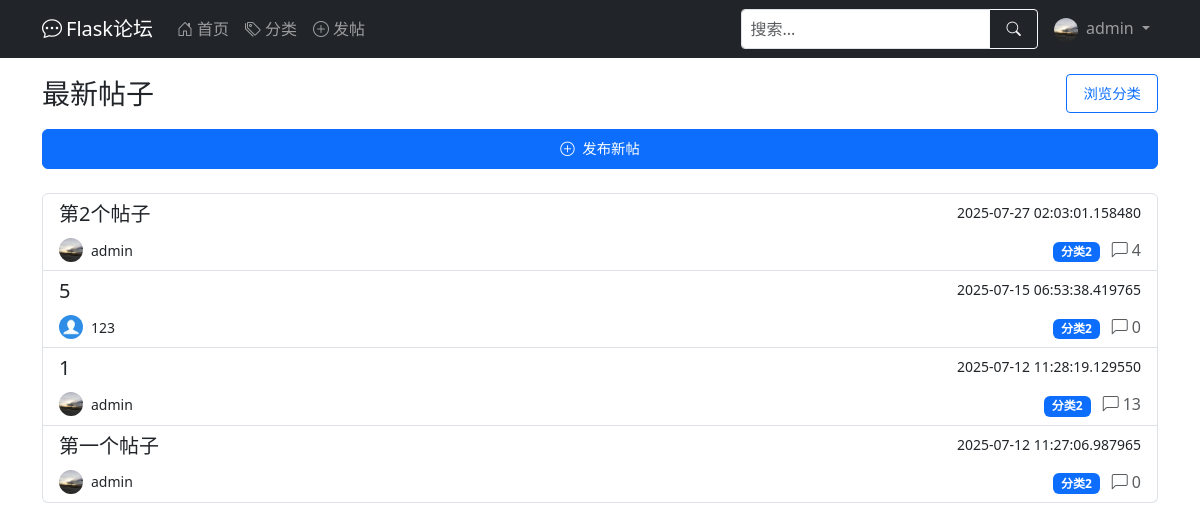
Screenshot of / (signed in) with the database file from the repository.
### app/models.py (models this page shows, shortened)
class User(UserMixin, db.Model):
    __tablename__ = 'user'
    id = db.Column(db.Integer, primary_key=True)
    username = db.Column(db.String(64), index=True, unique=True, nullable=False)
    email = db.Column(db.String(120), index=True, unique=True, nullable=False)
    password_hash = db.Column(db.String(128), nullable=False)
    created_at = db.Column(db.DateTime, default=datetime.utcnow)
    last_seen = db.Column(db.DateTime, default=datetime.utcnow)
    about_me = db.Column(db.Text)
    avatar = db.Column(db.String(120), default='default.jpg')  # 头像
    permissions = db.Column(db.Integer, default=Permissions.USER)
    posts = db.relationship('Post', backref='author', lazy='dynamic')  # 在Post处能查到作者，用法：Post.author
    def avatar_url(self):
        return url_for('static', filename=f'profile_pics/{self.avatar}', _external=True)

class Post(db.Model):
    __tablename__ = 'post'
    id = db.Column(db.Integer, primary_key=True)
    title = db.Column(db.String(100), nullable=False)
    content = db.Column(db.Text, nullable=False)
    created_at = db.Column(db.DateTime, default=datetime.utcnow)
    last_updated = db.Column(db.DateTime, default=datetime.utcnow, onupdate=datetime.utcnow)
    views = db.Column(db.Integer, default=0)  # 浏览量
    user_id = db.Column(db.Integer, db.ForeignKey('user.id'), nullable=False)  # 对应user.id
    category_id = db.Column(db.Integer, db.ForeignKey('category.id'))  # 对应category.id
    comments = db.relationship('Comment', backref='post', lazy='select')  # post.comment查到所有评论
    _comment_count = db.Column('comment_count', db.Integer, default=0)
    @property
    def comment_count(self):
        return self._comment_count
    @comment_count.setter
    def comment_count(self, value):
        self._comment_count = value

class Category(db.Model):
    __tablename__ = 'category'
    id = db.Column(db.Integer, primary_key=True)
    name = db.Column(db.String(50), unique=True, nullable=False)
    posts = db.relationship('Post', backref='category', lazy=True)  # 从Post里能查到分类,Post.category

### app/routes.py (the view)
@main.route('/')
def index():
    page = request.args.get('page', 1, type=int)
    per_page = current_app.config.get('POSTS_PER_PAGE', 10)
    search_query = request.args.get('q', '')
    query = base_posts_query()
    if search_query:
        query = query.filter(Post.title.ilike(f'%{search_query}%'))
    query = query.order_by(Post.created_at.desc())
    pagination = query.paginate(page=page, per_page=per_page, error_out=False)
    posts = create_posts_with_comment_count(pagination)
    return render_template('index.html', posts=posts, search_query=search_query)

### app/models.py (called while the page is built)
@login_manager.user_loader
def load_user(user_id):
    return User.query.get(int(user_id))

### app/utils.py (called while the page is built)
def create_posts_with_comment_count(pagination, category=None):
    posts = []
    for post, comment_count_val in pagination.items:
        new_post = Post(
            id=post.id,
            title=post.title,
            content=post.content,
            created_at=post.created_at,
            last_updated=post.last_updated,
            views=post.views,
            user_id=post.user_id,
            category_id=post.category_id,
            _comment_count=comment_count_val,
            author=post.author
        )
        new_post.category = category or post.category
        posts.append(new_post)
    return CustomPagination(
        items=posts,
        page=pagination.page,
        per_page=pagination.per_page,
        total=pagination.total
    )

def base_posts_query():
    comment_count = db.session.query(
        Comment.post_id,
        func.count(Comment.id).label('comment_count')
    ).group_by(Comment.post_id).subquery()  # 修正位置
    return db.session.query(
        Post,
        func.coalesce(comment_count.c.comment_count, 0).label('comment_count')
    ).outerjoin(
        comment_count, Post.id == comment_count.c.post_id
    ).options(
        joinedload(Post.author),
        joinedload(Post.category)
    )

### app/templates/index.html (shortened to what this page needs)
{% extends "base.html" %}
{% import "_pagination.html" as pagination %}
{% block content %}
<div class="d-flex justify-content-between align-items-center mb-3">
    <h1 class="h3 mb-0">最新帖子</h1>
    <a href="{{ url_for('main.list_categories') }}" class="btn btn-sm btn-outline-primary d-none d-md-inline-block">
        浏览分类
    </a>
</div>
{% if current_user.is_authenticated %}
<div class="d-grid gap-2 mb-4">
    <a href="{{ url_for('main.create_post') }}" class="btn btn-primary">
        <i class="bi bi-plus-circle me-1"></i> 发布新帖
    </a>
</div>
{% else %}
<div class="alert alert-info mb-4">
    请<a href="{{ url_for('auth.login') }}">登录</a>或<a href="{{ url_for('auth.register') }}">注册</a>来发布帖子
</div>
{% endif %}
{% if posts.items %}
<div class="list-group">
    {% for post in posts.items %}
    <a href="{{ url_for('main.post_detail', post_id=post.id) }}" class="list-group-item list-group-item-action">
        <div class="d-flex w-100 justify-content-between">
            <h5 class="mb-1">{{ post.title }}</h5>
            <small>{{ post.created_at }}</small>
        </div>
        <div class="d-flex justify-content-between align-items-center mt-2">
            <div class="d-flex align-items-center">
                <img src="{{ post.author.avatar_url() }}" class="rounded-circle me-2" width="24" height="24" alt="头像">
                <small>{{ post.author.username }}</small>
            </div>
            <div>
                {% if post.category %}
                <span class="badge bg-primary">{{ post.category.name }}</span>
                {% endif %}
                <span class="text-muted ms-2">
                    <i class="bi bi-chat-left me-1"></i>{{ post.comment_count }}
                </span>
            </div>
        </div>
    </a>
    {% endfor %}
</div>
{% endif %}
{% endblock %}

### app/templates/base.html (shortened to what this page needs)
<!DOCTYPE html>
<html lang="zh" data-bs-theme="auto">
<head>
    <link href="/static/css/bootstrap.min.css" rel="stylesheet">
    <link rel="stylesheet" href="/static/css/bootstrap-icons.css">
</head>
<body>
<nav class="navbar navbar-expand-lg navbar-dark bg-dark desktop-nav">
    <div class="container">
        <a class="navbar-brand" href="{{ url_for('main.index') }}">
            <i class="bi bi-chat-dots me-1"></i>Flask论坛
        </a>
        <div class="collapse navbar-collapse" id="mainNavbar">
            <ul class="navbar-nav me-auto">
                <li class="nav-item">
                    <a class="nav-link" href="{{ url_for('main.index') }}">
                        <i class="bi bi-house-door me-1"></i>首页
                    </a>
                </li>
                <li class="nav-item">
                    <a class="nav-link" href="{{ url_for('main.list_categories') }}">
                        <i class="bi bi-tags me-1"></i>分类
                    </a>
                </li>
                <li class="nav-item">
                    <a class="nav-link" href="{{ url_for('main.create_post') }}">
                        <i class="bi bi-plus-circle me-1"></i>发帖
                    </a>
                </li>
            </ul>
            <form class="d-flex me-2 my-2 my-lg-0" action="{{ url_for('main.index') }}" method="get">
                <div class="input-group">
                    <input type="search" name="q" class="form-control form-control-sm" placeholder="搜索..."
                           aria-label="搜索" value="{{ request.args.get('q', '') }}">
                    <button class="btn btn-outline-light btn-sm" type="submit">
                        <i class="bi bi-search"></i>
                    </button>
                </div>
            </form>
            <ul class="navbar-nav">
                {% if current_user.is_authenticated %}
                <li class="nav-item dropdown">
                    <a class="nav-link dropdown-toggle" href="#" id="userDropdown" role="button"
                       data-bs-toggle="dropdown" aria-expanded="false">
                        <img src="{{ current_user.avatar_url() }}" class="rounded-circle me-1" width="24" height="24"
                             alt="头像">
                        {{ current_user.username }}
                    </a>
                </li>
                {% endif %}
            </ul>
        </div>
    </div>
</nav>
<main class="container mt-3 mb-5">
    {% block content %}{% endblock %}
</main>
</body>
</html>

### app/templates/base.html (style rules this page uses)
:root { --mobile-nav-height: 56px; }
@media (min-width: 769px) { .desktop-nav { display: block; } }
input, textarea, select { font-size: 16px !important; }
.btn { padding: 8px 16px; font-size: 0.9rem; }

### rows the page displays
User: avatar_url (picture), username "admin"
Post: title "第2个帖子", created_at "2025-07-27 02:03:01.158480", author.avatar_url (picture), author.username "admin", category.name "分类2", comment_count "4"
Post: title "5", created_at "2025-07-15 06:53:38.419765", author.avatar_url (placeholder picture), author.username "123", category.name "分类2", comment_count "0"
Post: title "1", created_at "2025-07-12 11:28:19.129550", author.avatar_url (picture), author.username "admin", category.name "分类2", comment_count "13"
Post: title "第一个帖子", created_at "2025-07-12 11:27:06.987965", author.avatar_url (picture), author.username "admin", category.name "分类2", comment_count "0"
